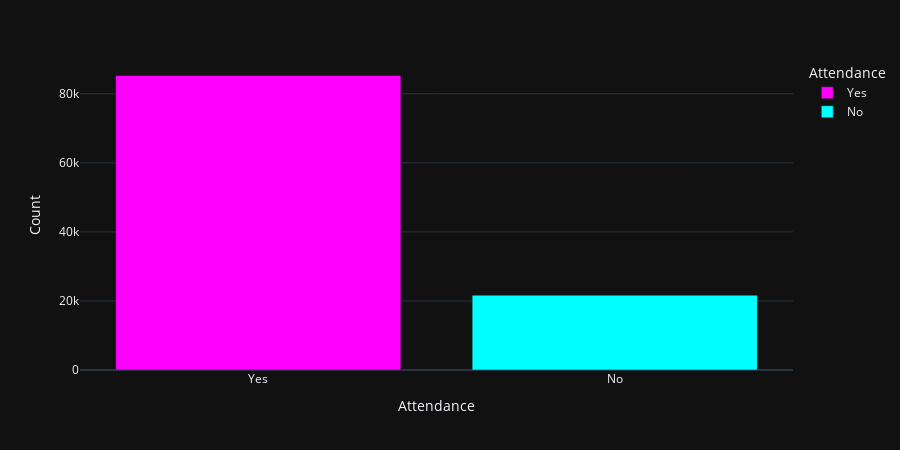

Notebook cell for this chart:
### Code cell
fig_attendance_bar = px.bar(attendance_df,
             x='Attendance',
             y='Count' ,
             color='Attendance',
             color_discrete_sequence=colors_no_show,
             template=template_style,
)
fig_attendance_bar.update_layout(
    height=450,
    title_font=dict(size=20, color=colors_no_show[0]),
    title_x=0.5
)

### Figure 1 — Plotly figure (JSON) as saved in the notebook; plotly's stock layout.template omitted (floating-point values rounded to 4 significant figures)
{"data": [{"hovertemplate": "Attendance=%{x}<br>Count=%{y}<extra></extra>", "legendgroup": "Yes", "marker": {"color": "#ff00ff", "pattern": {"shape": ""}}, "name": "Yes", "orientation": "v", "showlegend": true, "textposition": "auto", "x": ["Yes"], "xaxis": "x", "y": [85303], "yaxis": "y", "type": "bar"}, {"hovertemplate": "Attendance=%{x}<br>Count=%{y}<extra></extra>", "legendgroup": "No", "marker": {"color": "#00ffff", "pattern": {"shape": ""}}, "name": "No", "orientation": "v", "showlegend": true, "textposition": "auto", "x": ["No"], "xaxis": "x", "y": [21677], "yaxis": "y", "type": "bar"}], "layout": {"xaxis": {"anchor": "y", "domain": [0.0, 1.0], "title": {"text": "Attendance"}, "categoryorder": "array", "categoryarray": ["Yes", "No"]}, "yaxis": {"anchor": "x", "domain": [0.0, 1.0], "title": {"text": "Count"}}, "legend": {"title": {"text": "Attendance"}, "tracegroupgap": 0}, "margin": {"t": 60}, "barmode": "relative", "title": {"font": {"size": 20, "color": "#ff00ff"}, "x": 0.5}, "height": 450}}
